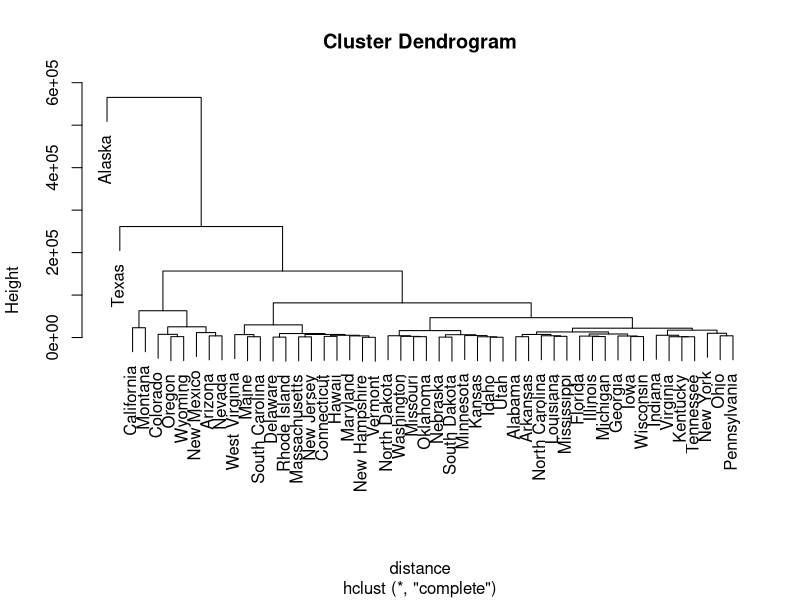
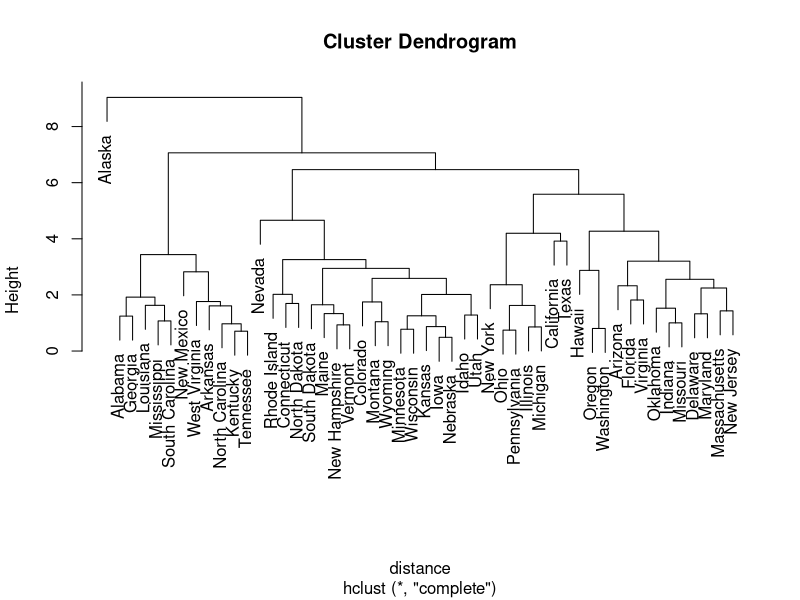
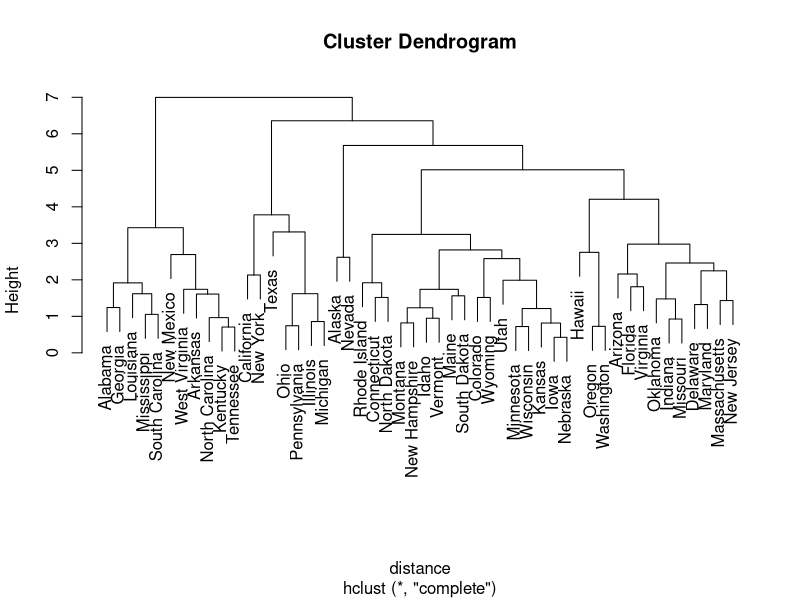
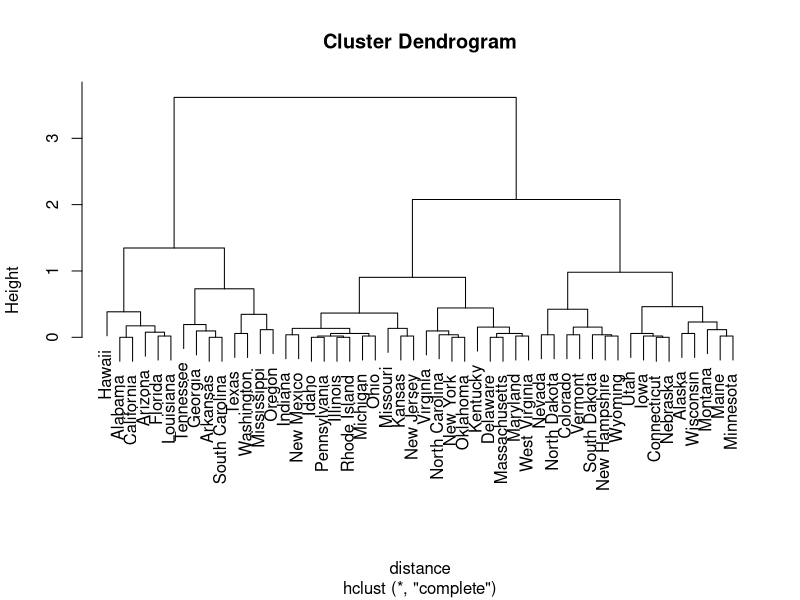
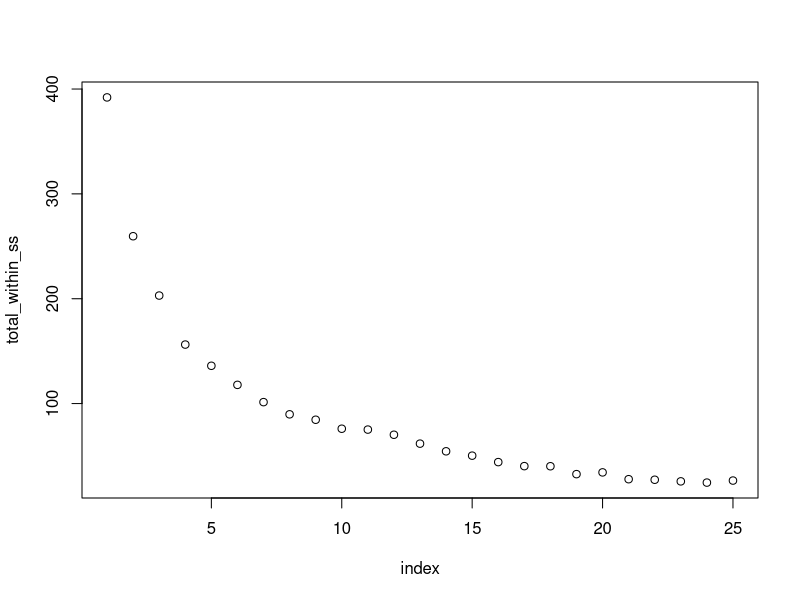
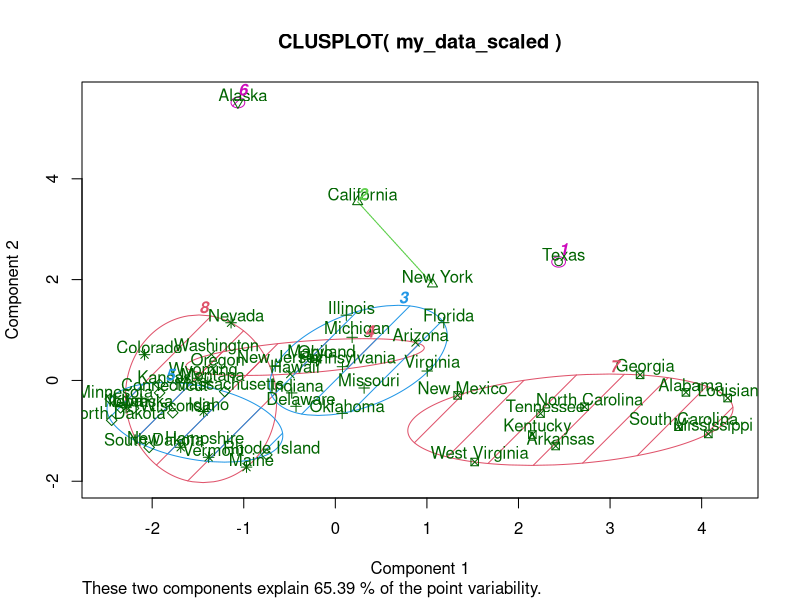

Here is the R script that generated these plots, in order:
# prove_10

library(datasets)
library(cluster)


#######################################
# AGGLOMERATIVE HIERARCHICAL CLUSTERING

# 1. Load the dataset

my_data <- state.x77


# 2. Use hierarchical clustering to cluster the data on all attributes and produce a dendrogram

# computing a distance matrix
distance <- dist(as.matrix(my_data))

# perform the clustering
hc <- hclust(distance)

# plot the dendrogram
plot(hc)

# 3. Repeat the previous item with a normalized dataset and note any differences

# normalizing the data
my_data_scaled <- scale(my_data)

# computing a distance matrix
distance <- dist(as.matrix(my_data_scaled))

# perform the clustering
hc <- hclust(distance)

# plot the dendrogram
plot(hc)

# California is now with Texas. Alaska is still on its own.

# 4. Remove "Area" from the attributes and re-cluster (and note any differences)

# dropping area column
no_area <- my_data_scaled[ ,-8]

# computing a distance matrix
distance <- dist(as.matrix(no_area))

# perform the clustering
hc <- hclust(distance)

# plot the dendrogram
plot(hc)

# Alaska is now grouped with Nevada and California and Texas are no longer together. 

# 5. Cluster only on the Frost attribute and observe the results

# grabbing only frost column
frost_only <- my_data_scaled[ ,7]

# computing a distance matrix
distance <- dist(as.matrix(frost_only))

# perform the clustering
hc <- hclust(distance)

# plot the dendrogram
plot(hc)

# the warmer states are closer together. Alaska is more grouped with the Eastern states


#########
# K MEANS

# 1. Make sure to use a normalized version of the dataset.

my_data_scaled <- scale(my_data)

# 2. Using k-means, cluster the data into 3 clusters. Note the size of each cluster and the mean values. Do you have any insight into why they were divided this way?
  
# cluster into k=5 clusters:
my_clusters <- kmeans(my_data_scaled, 3)

# summary of the clusters
summary(my_clusters)

# Centers (mean values) of the clusters
my_clusters$centers

# Cluster assignments
my_clusters$cluster

# Within-cluster sum of squares
my_clusters$withinss
# total sum of squares across clusters
my_clusters$tot.withinss


# 3. Using a for loop, repeat the clustering process for k = 1 to 25, and plot the total within-cluster sum of squares error for each k-value.

index <- 1:25
total_within_ss <- NULL
for (i in index) {
  my_clusters <- kmeans(my_data_scaled, i)
  total_within_ss[i] <- my_clusters$tot.withinss
}

plot(index, total_within_ss)

# 4. Evaluate the plot from the previous item, and choose an appropriate k-value using the "elbow method" mentioned in your reading. 
# Then re-cluster a single time using that k-value. Use this clustering for the remaining questions.

total_within_ss[-1] - total_within_ss[-25]

# I am going to chose k=8
my_clusters <- kmeans(my_data_scaled, 8)

# summary of the clusters
summary(my_clusters)

# Centers (mean values) of the clusters
my_clusters$centers


# Within-cluster sum of squares
my_clusters$withinss
# total sum of squares across clusters
my_clusters$tot.withinss


# 5. List the states in each cluster.

my_clusters$cluster


# 6. Use "clusplot" to plot a 2D representation of the clustering.

clusplot(my_data_scaled, 
         my_clusters$cluster, 
         color = TRUE, 
         shade = TRUE, 
         labels = 2, 
         lines = 0)

# 7. Analyze the centers of each of these clusters. Can you identify any insight into this clustering?



